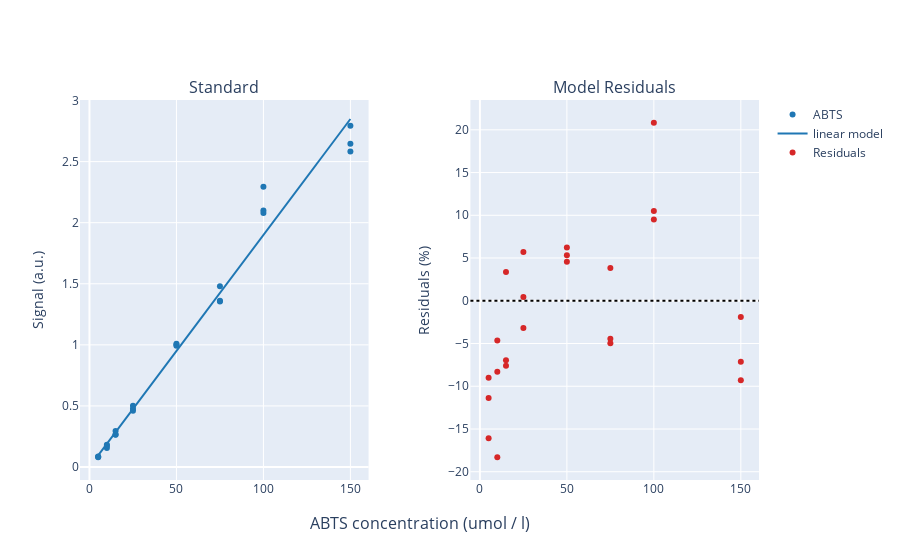

The notebook cell this image was saved under:
### Code cell
abts_calibrator.visualize(linear_model)
